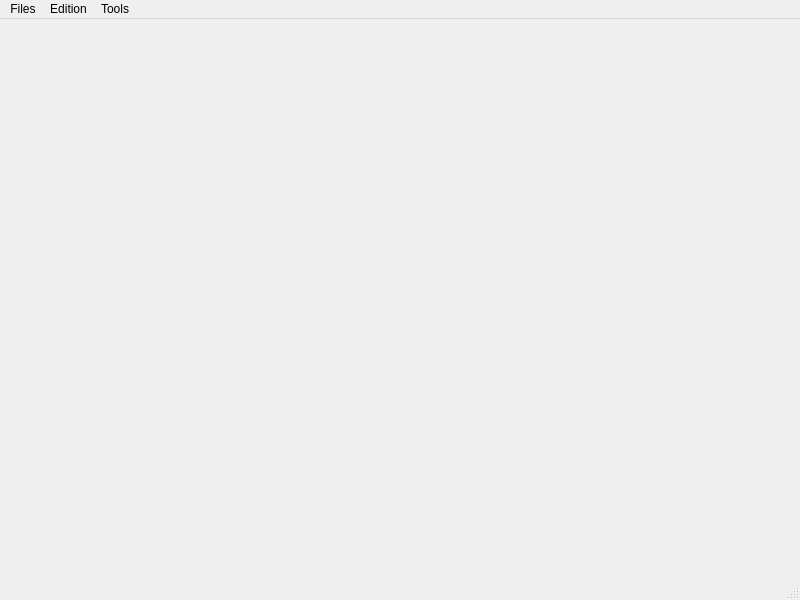
<?xml version="1.0" encoding="UTF-8"?>
<ui version="4.0">
 <class>MainWindow</class>
 <widget class="QMainWindow" name="MainWindow">
  <property name="geometry">
   <rect>
    <x>0</x>
    <y>0</y>
    <width>800</width>
    <height>600</height>
   </rect>
  </property>
  <property name="windowTitle">
   <string>MainWindow</string>
  </property>
  <widget class="QWidget" name="centralwidget"/>
  <widget class="QMenuBar" name="menubar">
   <property name="geometry">
    <rect>
     <x>0</x>
     <y>0</y>
     <width>800</width>
     <height>26</height>
    </rect>
   </property>
   <widget class="QMenu" name="menufiles">
    <property name="title">
     <string>Files</string>
    </property>
    <addaction name="actionsave"/>
    <addaction name="actionload"/>
   </widget>
   <widget class="QMenu" name="menuedition">
    <property name="title">
     <string>Edition</string>
    </property>
    <addaction name="actionEnter_Expression"/>
    <addaction name="actionGraphical_2D_Print"/>
    <addaction name="actionGraphical_3D_Print"/>
   </widget>
   <widget class="QMenu" name="menuTools">
    <property name="title">
     <string>Tools</string>
    </property>
    <addaction name="actionSimplify_Expression"/>
   </widget>
   <addaction name="menufiles"/>
   <addaction name="menuedition"/>
   <addaction name="menuTools"/>
  </widget>
  <widget class="QStatusBar" name="statusbar"/>
  <action name="actionsave">
   <property name="text">
    <string>Save</string>
   </property>
  </action>
  <action name="actionload">
   <property name="text">
    <string>Load</string>
   </property>
  </action>
  <action name="actionEnter_Expression">
   <property name="text">
    <string>Enter Expression</string>
   </property>
  </action>
  <action name="action">
   <property name="text">
    <string>Print Classical Expression </string>
   </property>
  </action>
  <action name="actionPrint_P_I_Expression">
   <property name="text">
    <string>Print P.I. Expression</string>
   </property>
  </action>
  <action name="actionPrint_Value_Expression">
   <property name="text">
    <string>Print Value Expression</string>
   </property>
  </action>
  <action name="actionGraphical_2D_Print">
   <property name="enabled">
    <bool>true</bool>
   </property>
   <property name="text">
    <string>Graphical 2D Print</string>
   </property>
  </action>
  <action name="actionGraphical_3D_Print">
   <property name="enabled">
    <bool>false</bool>
   </property>
   <property name="text">
    <string>Graphical 3D Print</string>
   </property>
  </action>
  <action name="actionSimplify_Expression">
   <property name="text">
    <string>Simplify Expression</string>
   </property>
  </action>
 </widget>
 <resources/>
 <connections/>
</ui>
